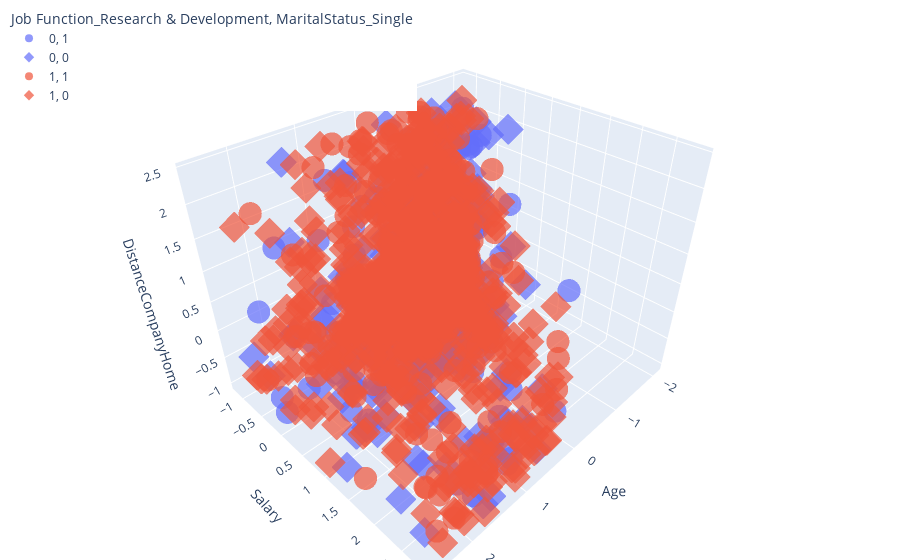

Notebook cell for this chart:
### Markdown cell above
### Visualizing 3d with no predictions

### Code cell
from plotly.offline import iplot, init_notebook_mode
import plotly.express as px

# set to offline mode to avoid any error
init_notebook_mode(connected=True)

# 3D Scatter Plot
data = px.scatter_3d(reduced_scaled, x='Age', y='Salary', z='DistanceCompanyHome', opacity=.7, size_max=15,color='Job Function_Research & Development',symbol='MaritalStatus_Single')

data.update_layout(legend=dict(
    yanchor="top",
    y=0.99,
    xanchor="left",
    x=0.01
), margin=dict(l=0, r=0, b=0, t=0))

# embedding into the notebook
iplot({'data': data})

### Figure 1 — Plotly figure (JSON) as saved in the notebook; plotly's stock layout.template omitted (floating-point values rounded to 4 significant figures; data arrays with more than 128 entries replaced by an {"elided": "..."} marker saying what was removed)
{"data": [{"hovertemplate": "Job Function_Research & Development=0<br>MaritalStatus_Single=1<br>Age=%{x}<br>Salary=%{y}<br>DistanceCompanyHome=%{z}<extra></extra>", "legendgroup": "0, 1", "marker": {"color": "#636efa", "opacity": 0.7, "symbol": "circle"}, "mode": "markers", "name": "0, 1", "scene": "scene", "showlegend": true, "type": "scatter3d", "x": {"elided": "166 float values"}, "y": {"elided": "166 float values"}, "z": {"elided": "166 float values"}}, {"hovertemplate": "Job Function_Research & Development=0<br>MaritalStatus_Single=0<br>Age=%{x}<br>Salary=%{y}<br>DistanceCompanyHome=%{z}<extra></extra>", "legendgroup": "0, 0", "marker": {"color": "#636efa", "opacity": 0.7, "symbol": "diamond"}, "mode": "markers", "name": "0, 0", "scene": "scene", "showlegend": true, "type": "scatter3d", "x": {"elided": "343 float values"}, "y": {"elided": "343 float values"}, "z": {"elided": "343 float values"}}, {"hovertemplate": "Job Function_Research & Development=1<br>MaritalStatus_Single=1<br>Age=%{x}<br>Salary=%{y}<br>DistanceCompanyHome=%{z}<extra></extra>", "legendgroup": "1, 1", "marker": {"color": "#EF553B", "opacity": 0.7, "symbol": "circle"}, "mode": "markers", "name": "1, 1", "scene": "scene", "showlegend": true, "type": "scatter3d", "x": {"elided": "304 float values"}, "y": {"elided": "304 float values"}, "z": {"elided": "304 float values"}}, {"hovertemplate": "Job Function_Research & Development=1<br>MaritalStatus_Single=0<br>Age=%{x}<br>Salary=%{y}<br>DistanceCompanyHome=%{z}<extra></extra>", "legendgroup": "1, 0", "marker": {"color": "#EF553B", "opacity": 0.7, "symbol": "diamond"}, "mode": "markers", "name": "1, 0", "scene": "scene", "showlegend": true, "type": "scatter3d", "x": {"elided": "657 float values"}, "y": {"elided": "657 float values"}, "z": {"elided": "657 float values"}}], "layout": {"legend": {"title": {"text": "Job Function_Research & Development, MaritalStatus_Single"}, "tracegroupgap": 0, "x": 0.01, "xanchor": "left", "y": 0.99, "yanchor": "top"}, "margin": {"b": 0, "l": 0, "r": 0, "t": 0}, "scene": {"domain": {"x": [0, 1], "y": [0, 1]}, "xaxis": {"title": {"text": "Age"}}, "yaxis": {"title": {"text": "Salary"}}, "zaxis": {"title": {"text": "DistanceCompanyHome"}}}}}
